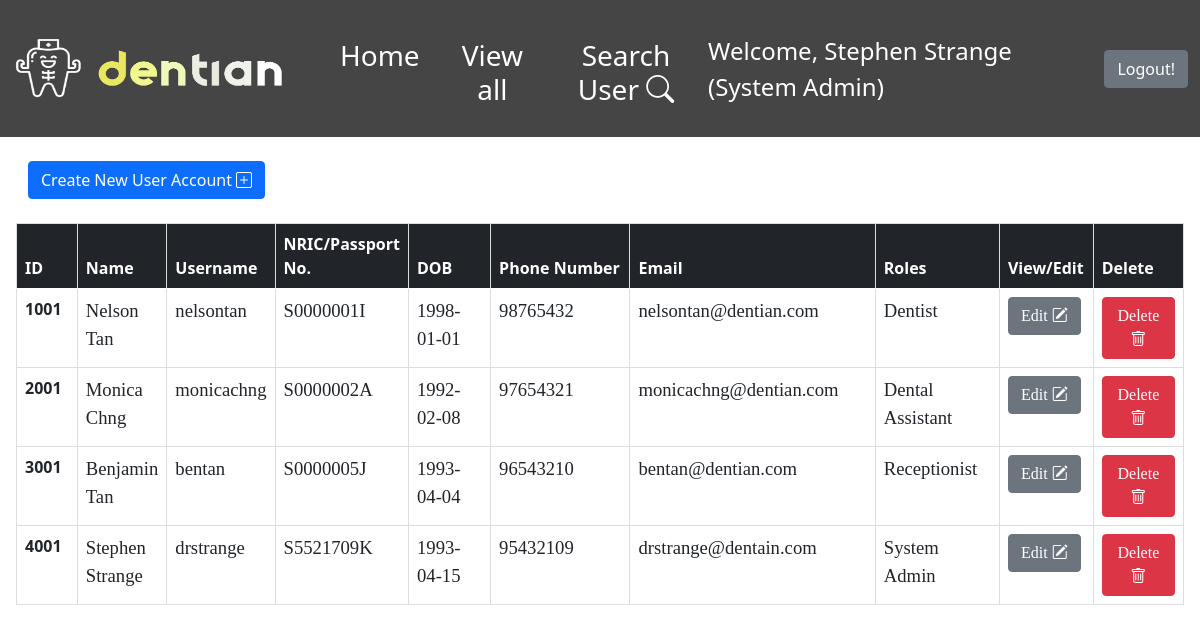
The page /AdminDashboard.php (signed in) on the database as committed earlier.
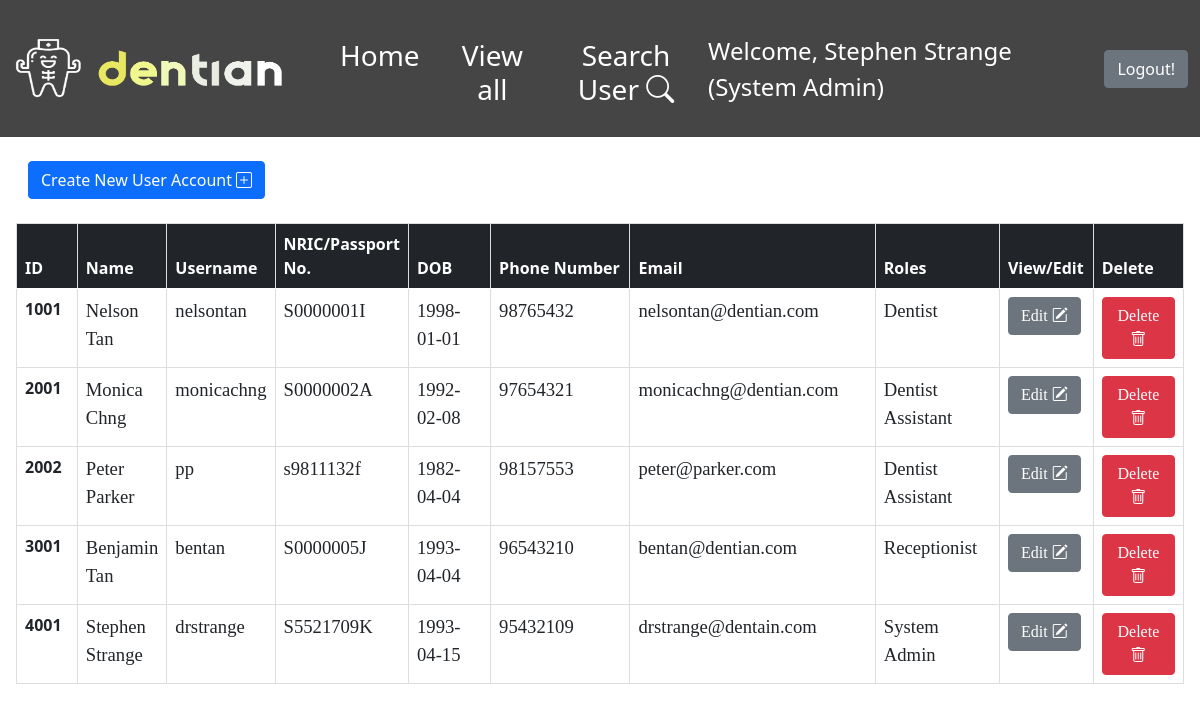
The same page on the database as committed later.
### tables this page shows
CREATE TABLE `user_table` (
  `Emp_ID` int(11) NOT NULL,
  `First_Name` varchar(20) NOT NULL,
  `Last_Name` varchar(20) DEFAULT NULL,
  `username` varchar(20) NOT NULL,
  `password` varchar(20) NOT NULL,
  `NRIC_PNum` varchar(9) NOT NULL,
  `Gender` char(1) NOT NULL,
  `Birth_Date` date DEFAULT NULL,
  `Address` varchar(100) NOT NULL,
  `Phone_Num` int(8) NOT NULL,
  `Email` varchar(50) NOT NULL,
  `Role` varchar(20) NOT NULL,
  `Specialization` varchar(50) NOT NULL
);

### db_connection.php (called while the page is built, shortened)
<?php
class DB_Connect
{
    public function connect()
    {
        try {
            $host2 = "sql6.freemysqlhosting.net";
            $db2 = "sql6501826";
            $username2 = "sql6501826";
            $password2 = "YnaPNqTYI4";
            $conn = new PDO('mysql:host='. $host2 . '; dbname=' . $db2 , $username2, $password2);
            return $conn;
        } catch (PDOException $e) {
            print "Error: " . $e->getMessage() . "<br>";
            die();
        }
    }
}

### AdminDashboard.php (the view, shortened to what this page needs)
<?php
include 'db_connection.php';
include 'Navbar.php';
if (!isset($_SESSION['Role']) && empty($_SESSION['Role'])) {
	header("Location: index.php");
} else {
	if (!isset($_SESSION['temp']) && empty($_SESSION['temp'])) {
		$db = new DB_Connect();
		$stmt = $db->connect()->prepare("SELECT * FROM user_table");
		$stmt->execute();
		if ($stmt->rowCount() > 0) {
			$users = $stmt->fetchAll(PDO::FETCH_ASSOC);
		}
	} else {
		$users = $_SESSION['temp'];
		$errormsg = $_SESSION['errorMsg'];
		$rowCount = $_SESSION['rowCount'];
	}
}
?>
<html>
<head>
	<link rel="stylesheet" href="https://cdn.jsdelivr.net/npm/bootstrap-icons@1.8.1/font/bootstrap-icons.css">
	<link href="https://cdn.jsdelivr.net/npm/bootstrap@5.0.2/dist/css/bootstrap.min.css" rel="stylesheet">
	<link rel="stylesheet" href="https://cdn.jsdelivr.net/npm/bootstrap-icons@1.8.1/font/bootstrap-icons.css">
</head>
<body>
	<div class="w-100 p-3">
		<nav class="navbar navbar-light bg-transparent">
			<div class="container-fluid mb-3">
				<button type="button" class="btn btn-primary" data-bs-toggle="modal" data-bs-target="#createAcc">Create New User Account <i class="bi bi-plus-square"></i></button>
			</div>
		</nav>
		<table class="table">
			<thead class="table-dark">
				<tr>
					<th scope="col" style="width: 100px">ID</th>
					<th scope="col">Name</th>
					<th scope="col">Username</th>
					<th scope="col">NRIC/Passport No.</th>
					<th scope="col" style="width: 200px">DOB</th>
					<th scope="col" style="width: 400px">Phone Number</th>
					<th scope="col" style="width: 400px">Email</th>
					<th scope="col" style="width: 200px">Roles</th>
					<th scope="col" style="width: 100px">View/Edit</th>
					<th scope="col" style="width: 120px">Delete</th>
				</tr>
			</thead>
			<tbody>
				<?php
				foreach ($users as $user) {
					echo
					'<tr>' .
						'<th scope="row">' . $user['Emp_ID'] . '</th>' .
						'<td class="firstName">' . $user['First_Name'] . ' ' . $user['Last_Name'] . '</td>' .
						'<td>' . $user['username'] . '</td>' .
						'<td style=display:none>' . $user['password'] . '</td>' .
						'<td>' . $user['NRIC_PNum'] .
						'<td style=display:none>' . $user['Gender'] . '</td>' .
						'<td>' . $user['Birth_Date'] . '</td>' .
						'<td style=display:none>' . $user['Address'] . '</td>' .
						'<td>' . $user['Phone_Num'] . '</td>' .
						'<td>' . $user['Email'] . '</td>' .
						'<td>' . $user['Role'] . '</td>' .
						'<td style=display:none>' . $user['Specialization'] . '</td>' .
						'<td><button type="button" class="btn btn-secondary editBtn" data-bs-toggle="modal" data-bs-target="#editAcc">Edit <i class="bi bi-pencil-square"></i></button></td>' .
						'<td><button type="button" class="btn btn-danger deleteBtn" data-bs-toggle="modal" data-bs-target="#deleteAcc">Delete <i class="bi bi-trash"></i></button></td>' .
						'</tr>';
				}
				?>
			</tbody>
		</table>
	</div>
</body>
</html>

### Navbar.php (shortened to what this page needs)
<!doctype html>
<html lang="en">
<head>
<link href="https://cdn.jsdelivr.net/npm/bootstrap@5.0.2/dist/css/bootstrap.min.css" rel="stylesheet">
<link rel="stylesheet" href="https://cdn.jsdelivr.net/npm/bootstrap-icons@1.8.1/font/bootstrap-icons.css">
</head>
<nav class="navbar navbar-expand-lg navbar-light" style="background-color: #464545;">
    <div class="container-fluid">
        <?php
        switch ($_SESSION['Role']) {
            case "System Admin":
                echo
                '
                <a class="navbar-brand pe-3" href="AdminDashBoard.php">
                    <img src="img/logo1.png" alt="" width="275" height="70">
                </a>
                <div class="collapse navbar-collapse" id="navbarNavDropdown">
                    <div class="navbar-nav">
                        <ul class="navbar-nav">
                            <li class="nav-item">
                                <button class="btn mt-3" name=""><a class="nav-link active text-white h3" href="AdminDashboard.php">Home</a></button>
                            </li>
                            <li class="nav-item">
                                <form method="POST">
                                    <button class="btn mt-3" name="allUsers"><a class="nav-link active text-white h3" aria-current="page">View all</a></button>
                                </form>
                            </li>
                            <li class="nav-item">
                                <button class="btn mt-3" name=""><a class="nav-link active text-white h3" aria-current="page" data-bs-toggle="modal" data-bs-target="#searchUserBackDrop">Search User <i class="bi bi-search"></i></a></button>
                            </li>
                        </ul>
                    </div>
                </div>
                ';
                break;
        }
        ?>
        <div class="pe-3">
            <?php
            if (isset($_SESSION['Name'])) {
                echo '<label for="floatingInput" style="font-size: 24px; color: white;">Welcome, ' . $_SESSION['Name'] . ' (' . $_SESSION['Role'] . ')' . '</label>';
            }
            ?>
        </div>
        <div class="logoutBtn">
            <button class="btn btn-secondary" type="submit" name="logout" onclick="location.href = 'Logout.php';">Logout!</button>
        </div>
    </div>
</nav>
</html>

### Navbar.php (style rules this page uses)
.logoutBtn { float: right; }

### AdminDashboard.php (style rules this page uses)
p, td { font-family: garamond; font-size: 14pt; }
td, th { border: 1px solid #ddd; }
table { width: 50%; background-color: white; text-align: left; }
body { background-image: url('img/AdminBackground.png'); background-repeat: no-repeat; background-attachment: fixed; background-size: cover; }

Rows that differ between the two databases and show on the page:
changed user_table "Monica": Role "Dental Assistant" → "Dentist Assistant"
added user_table: Emp_ID "2002", First_Name "Peter", Last_Name "Parker", username "pp", NRIC_PNum "s9811132f", Birth_Date "1982-04-04", Phone_Num "98157553", Email "peter@parker.com", Role "Dentist Assistant"
